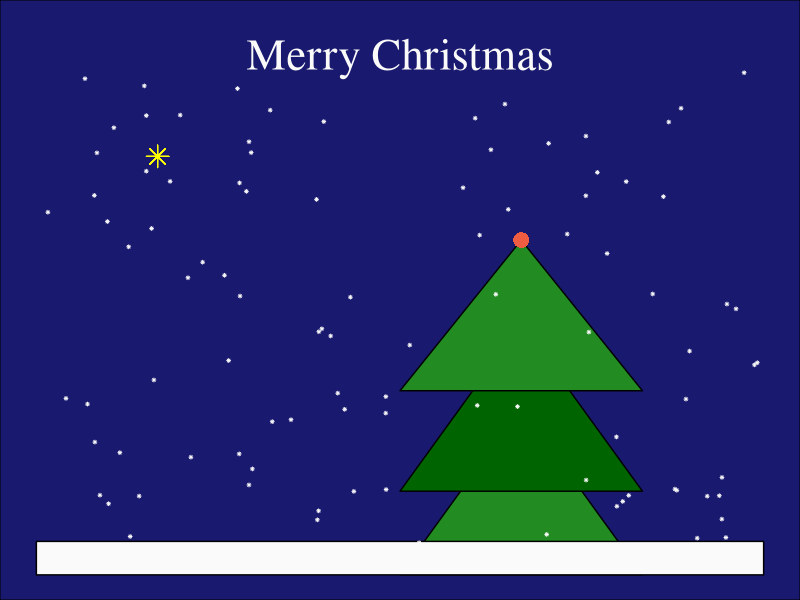

Here is the R script that generated this plot:
# Load ggplot2
library(ggplot2)

# Create the tree data (three triangles for the tree and one rectangle for the ground)
tree_data <- data.frame(
  # left point, right point, top point
  x = c(1.5, 2.5, 2, # Bottom 
        1.5, 2.5, 2, # Middle
        1.5, 2.5, 2, # Top 
        0, 0, 3, 3 # Ground 
      ),
  y = c(0, 0, 1,       # Bottom 
        0.5, 0.5, 1.5, # Middle
        1.1, 1.1, 2, # Top 
        0, 0.2, 0.2, 0 # Ground 
        ),
  group = c(1, 1, 1, # Bottom
            2, 2, 2, # Middle
            3, 3, 3,  # Top
            4, 4, 4, 4  # Group for Ground
            )  
)

# https://realworlddatascience.net/ideas/tutorials/posts/2023/12/12/xmas-cards.html
set.seed(20231225)
n <- 100

snowflakes <- data.frame(
  x = runif(n, 0, 3),
  y = runif(n, 0, 3)
)


# Plot the triangle
ggplot(tree_data, aes(x = x, y = y, group = group)) +
  
  geom_polygon(aes(fill = factor(group)), color = "black") +  # Fill and outline color
  scale_fill_manual(values = c("forestgreen", "darkgreen", "forestgreen", "grey98")) +
  
  # Add a star
  geom_point(aes(x = 0.5, y = 2.5), shape = 8, color = "yellow", size = 5, inherit.aes = FALSE) +
  
  # Add a bauble at the top
  geom_point(aes(x = 2, y = 2), shape = 16, color = "tomato2", size = 5, inherit.aes = FALSE) +
  
  # Add snowflakes
  geom_point(
    data = snowflakes,
    mapping = aes(
      x = x,
      y = y
    ),
    colour = "grey98",
    size = 0.6,
    pch = 8,
    inherit.aes = FALSE
  ) +
  theme_void() +
  theme(
    legend.position = "none",
    plot.background = element_rect(
      fill = "midnightblue"
    ),
    plot.title = element_text(color = "grey98", size = 32, hjust = 0.5, vjust = -2, family = "serif")
  ) +
  labs(
    title = "Merry Christmas"
  )

